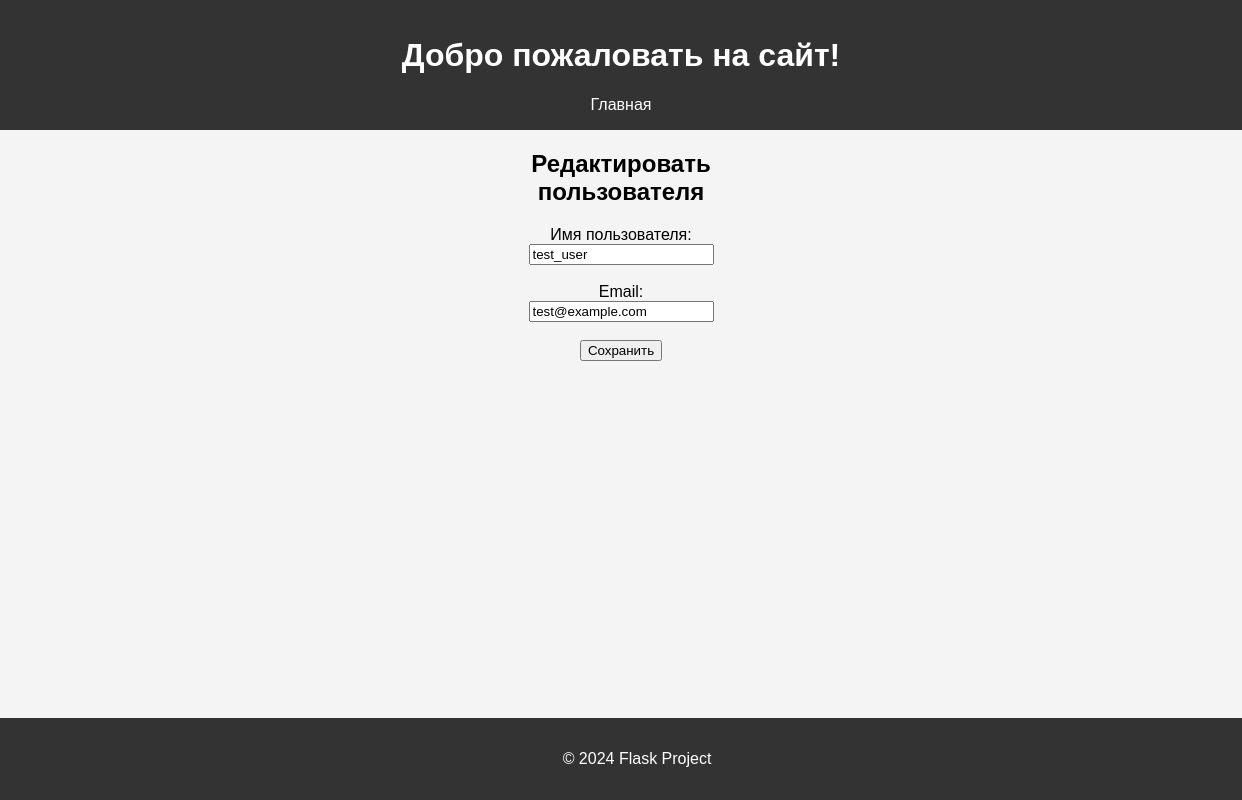
Page /edit_user/1 on the earlier database version.
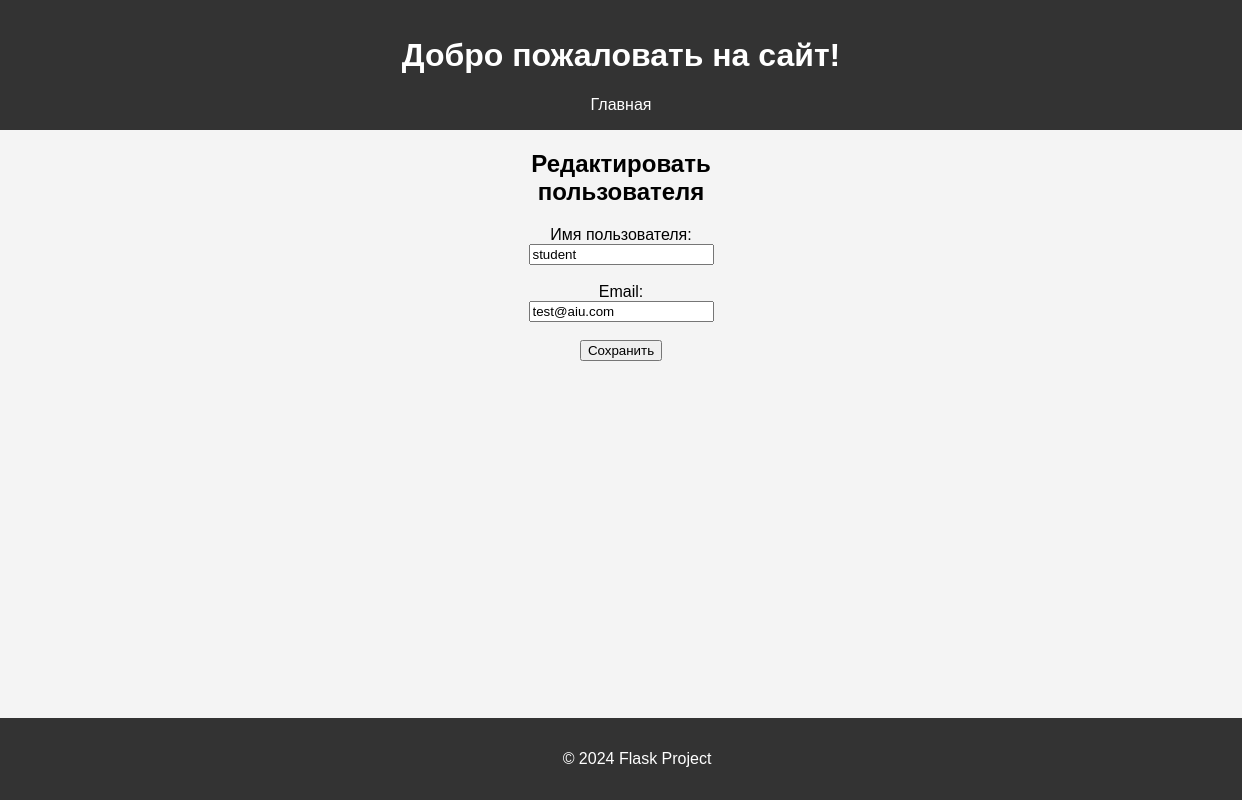
Same page on the later database version.
### app.py (models this page shows, shortened)
class User(db.Model):
    id = db.Column(db.Integer, primary_key=True)
    username = db.Column(db.String(80), unique=True, nullable=False)
    email = db.Column(db.String(120), unique=True, nullable=False)

### app.py (the view, shortened to what this page needs)
@app.route('/edit_user/<int:id>', methods=['GET', 'POST'])
def edit_user(id):
    user = User.query.get_or_404(id)
    return render_template('edit_user.html', user=user)

### templates/edit_user.html
{% extends "base.html" %}
{% block content %}
<h2>Редактировать пользователя</h2>
<form action="/edit_user/{{ user.id }}" method="POST">
    <label for="username">Имя пользователя:</label><br>
    <input type="text" id="username" name="username" value="{{ user.username }}"><br><br>
    <label for="email">Email:</label><br>
    <input type="text" id="email" name="email" value="{{ user.email }}"><br><br>
    <button type="submit">Сохранить</button>
</form>
{% endblock %}

Differences in the rows shown:
changed User: username "test_user" → "student"; email "test@example.com" → "test@aiu.com"
